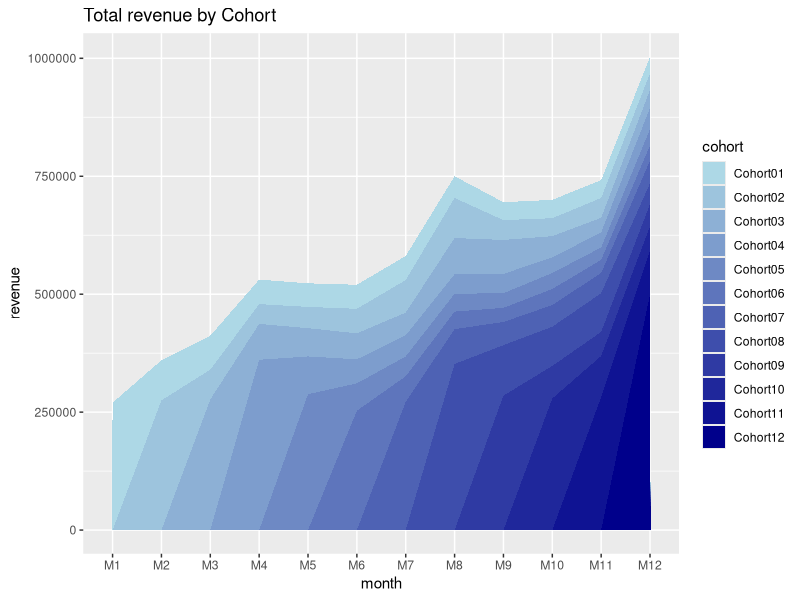

Write the R code that produced this figure.

setwd("F:/xangars/ShoppingCart")

cohort.sum <- data.frame(cohort=c('Cohort01', 'Cohort02', 'Cohort03', 'Cohort04', 'Cohort05', 'Cohort06', 'Cohort07', 'Cohort08', 'Cohort09', 'Cohort10', 'Cohort11', 'Cohort12'),
                         M1=c(270000,0,0,0,0,0,0,0,0,0,0,0),
                         M2=c(85000,275000,0,0,0,0,0,0,0,0,0,0),
                         M3=c(72000,63000,277000,0,0,0,0,0,0,0,0,0),
                         M4=c(52000,42000,76000,361000,0,0,0,0,0,0,0,0),
                         M5=c(50000,45000,60000,80000,288000,0,0,0,0,0,0,0),
                         M6=c(51000,52000,55000,51000,58000,253000,0,0,0,0,0,0),
                         M7=c(51000,69000,48000,45000,42000,54000,272000,0,0,0,0,0),
                         M8=c(46000,85000,77000,41000,38000,37000,74000,352000,0,0,0,0),
                         M9=c(38000,42000,72000,41000,31000,30000,49000,107000,285000,0,0,0),
                         M10=c(39000,38000,45000,33000,34000,34000,46000,83000,69000,279000,0,0),
                         M11=c(38000,42000,31000,32000,26000,28000,43000,82000,51000,87000,282000,0),
                         M12=c(35000,35000,38000,45000,35000,32000,48000,44000,47000,52000,92000,500000))
library(ggplot2)
library(reshape2)

cohort.chart <- melt(cohort.sum, id.vars = "cohort")
colnames(cohort.chart) <- c('cohort', 'month', 'revenue')

#define palette
blues <- colorRampPalette(c('lightblue', 'darkblue'))

#plot data
p <- ggplot(cohort.chart, aes(x=month, y=revenue, group=cohort))
p + geom_area(aes(fill = cohort)) +
  scale_fill_manual(values = blues(nrow(cohort.sum))) +
  ggtitle('Total revenue by Cohort')